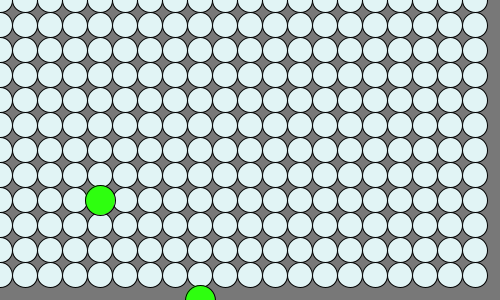
Frame 1 (no input)
Frame 60 (the mouse pressed at the canvas centre just before this capture): identical to frame 1, image omitted
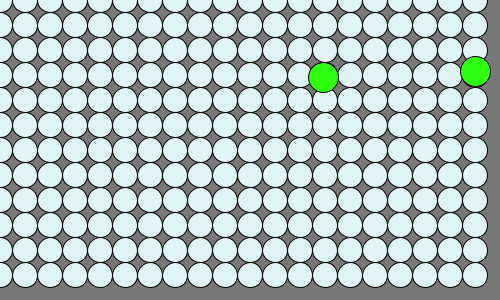
Frame 120 (the mouse held since frame 60 and released just before this capture)

The Processing sketch that drew these frames (run headless with seeded random() and noise(); from frame 60 on, the mouse is pressed at the canvas centre):

// Processing sketch: processing_132736
// ── processing_132736.pde


Food f1, f2;
Player1 p1;



void setup() {
  size(500, 300);
  frameRate(24);
  f1 = new Food(200, 300, 92);
  f2 = new Food(100, 200, 92);
  p1 = new Player1(300, 300, 10);
}

void draw() {
  background(120);
  bGround();
  f1.display();
  f2.display();
  p1.display();
}







void bGround() {
  for (int i = 0; i < width; i += 25) {
    for (int j = 0; j < height; j += 25) {
      fill(#E1F4F5);
      ellipse(i, j, 25, 25);
    }
  }
}





class Player1 {
  float pX;
float pY;
float speed;
color pColor = color(#92E5AA);

 Player1(float tempX, float tempY, float tempSpeed){
   pX = tempX;
   pY = tempY;
   speed = tempSpeed;
 }
 void display(){
 if (keyPressed) {
    if (key=='a') {
      pX -= speed;
    }
    if (key=='d') {
      pX += speed;
    }
    if (key=='s') {
      pY += speed;
    }
    if (key=='w') {
      pY -= speed;
    }
  }
  fill(pColor);
  rect(pX, pY, 30, 30);
 }
}
class Food {
  int timer = 0;
  float fX;
  float fY;
  int respawn;
  Food(float tempX, float tempY, int tempTime) {
    fX = tempX;
    fY = tempY;
    respawn = tempTime;
  }
  void display() {
    timer++;
    if (timer >= respawn) {
      fX = random(width);
      fY = random(height);
      timer = 0;
    }
    float distance = dist(p1.pX,p1.pY,fX,fY);
    if(distance < 20){
       fX = random(width);
      fY = random(height);
      timer = 0;
      println("collision");
    }
    fill(#2EFF0F);
    ellipse(fX, fY, 30, 30);
  }
  
}
